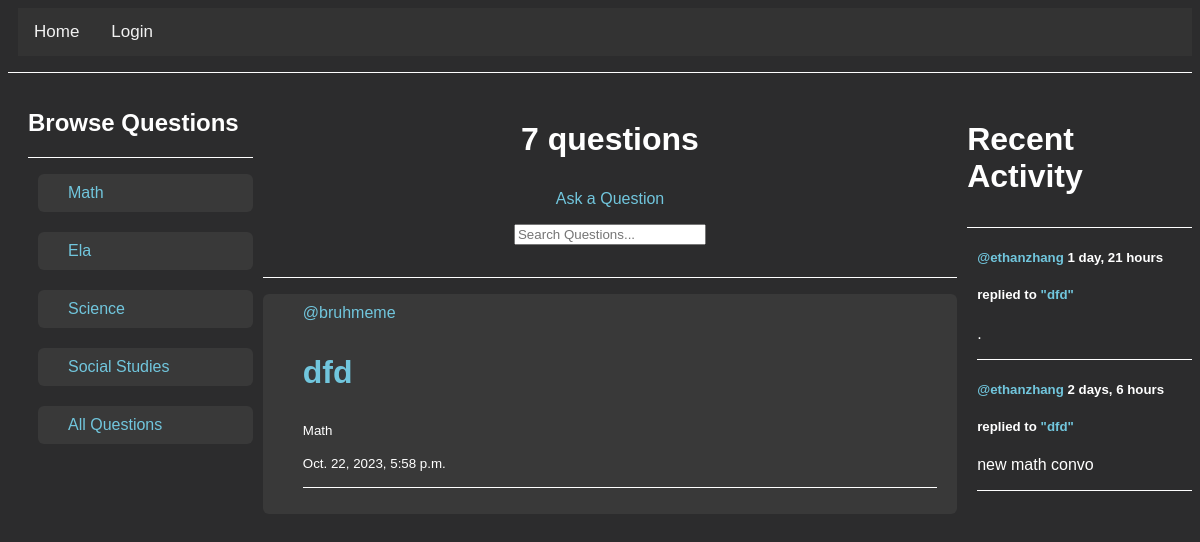
The page /question-list/?q=Math on the database as committed earlier.
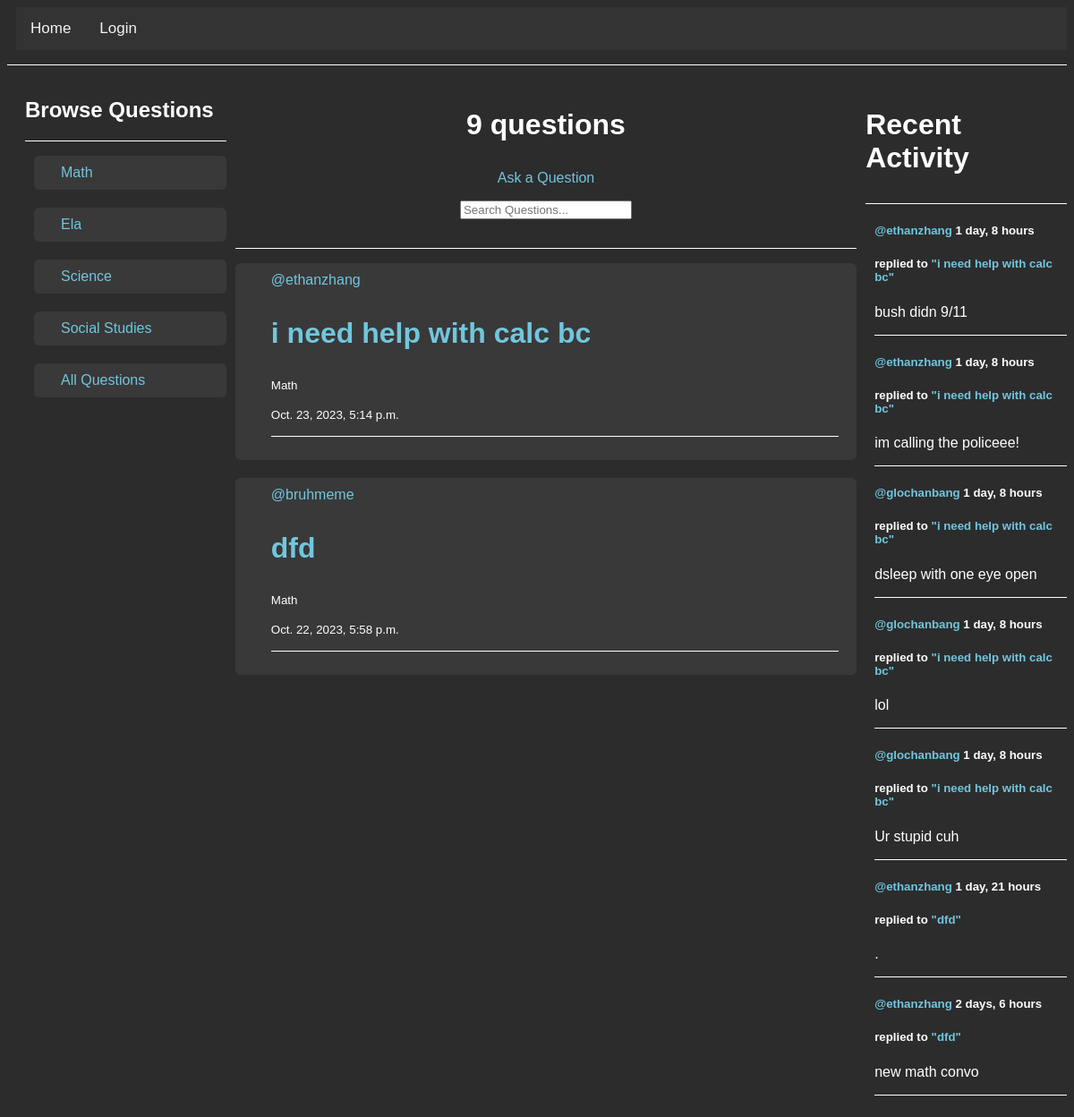
The same page on the database as committed later.
### questions/models.py (models this page shows)
class Question(models.Model):
    class Subject(models.TextChoices):
        MATH = 'Math'
        SCIENCE = 'Science'
        SOCIAL_STUDIES = 'Social Studies'
        ELA = 'Ela'
    author = models.ForeignKey(User, on_delete=models.SET_NULL, null=True)
    title = models.CharField(max_length=200)
    subject = models.CharField(max_length=20, choices = Subject.choices, null=False, blank=False )
    description = models.TextField(null=True, blank=True)
    participants = models.ManyToManyField(User, related_name='participants', blank=True)
    updated = models.DateTimeField(auto_now=True)
    created = models.DateTimeField(auto_now_add=True)
    def __str__(self):
        return self.title

class Response(models.Model):
    user = models.ForeignKey(User, on_delete=models.SET_NULL, null=True)
    question = models.ForeignKey(Question, on_delete=models.CASCADE)
    body = models.TextField()
    created = models.DateTimeField(auto_now_add=True)
    class Meta:
        ordering = ['-created']
    def __str__(self):
        return self.body[0:30]

### questions/views.py (the view)
# urls.py: path('question-list/', listQuestions, name='list-questions'),
def listQuestions(request):
    q = request.GET.get('q') if request.GET.get('q') != None else ''
    questions = Question.objects.filter(
        Q(subject__icontains = q) |
        Q(title__icontains = q) |
        Q(description__icontains = q)
        ).order_by('-created')
    count = Question.objects.count()
    responses = Response.objects.filter(Q(question__subject__icontains = q))
    context = {
        'questions': questions,
        'questions_count': count,
        'responses': responses
    }
    return render(request, 'questions/questions_list.html', context)

### questions/templates/questions/questions_list.html (shortened to what this page needs)
{% extends 'main.html' %}
{% block content %}
<div class="home-container">
    <article >
        <div class="media-body">
            <h2>Browse Questions</h2>
            <hr>
            <div class="media content-section">
                <a href="{% url 'list-questions' %}?q=Math">Math</a>
            </div>
            <div class="media content-section">
                <a href="{% url 'list-questions' %}?q=Ela">Ela</a>
            </div>
            <div class="media content-section">
                <a href="{% url 'list-questions' %}?q=Science">Science</a>
            </div>
            <div class="media content-section">
                <a href="{% url 'list-questions' %}?q=Social Studies">Social Studies</a>
            </div>
            <div class="media content-section">
                <a href="{% url 'list-questions' %}">All Questions</a>
            </div>
        </div>
    </article>
    <div>
        <center><h3>{{questions_count}} questions</h3></center>
        <center><a class="btn btn-outline-info mb-4" href="{% url 'create-question' %}">Ask a Question</a></center>
        <form method="GET" action="">
            <center><input type="text" name="q" placeholder="Search Questions..."></center>
        </form>
        <hr>
        {% include 'questions/feed_component.html' %}
    </div>
    <div>
        {% include 'questions/activity_component.html' %}
    </div>
</div>
{% endblock content %}

### questions/templates/questions/feed_component.html (shortened to what this page needs)
{% for question in questions %}
    <article class="media content-section">
            <div class = "media-body">
                <a href="{% url 'profile' question.author.id %}">@{{question.author.username}}</a>
                <h3><a href="{% url 'question' question.id %}">{{ question.title }}</a></h3>
                <small>{{question.subject}}</small><br><br>
                <small>{{ question.created }}</small>
                <hr>
            </div>
    </article>
{% endfor %}

### questions/templates/questions/activity_component.html
<h3>Recent Activity</h3>
<hr>
{% for message in responses %}
    <article classs="media content-section">
        <div class="media-body">
            <h5><a href="{% url 'profile' message.user.id %}">@{{ message.user }}</a> {{ message.created|timesince }}</h5>
            <h5>replied to <a href="{% url 'question' message.question.id %}">"{{ message.question }}"</a></h5>
            <p>{{ message }}</p>
            <hr>
        </div>
    </article>
{% endfor %}

Rows that differ between the two databases and show on the page:
added Question: author.username "ethanzhang", title "i need help with calc bc", subject "Math", created "Oct. 23, 2023, 5:14 p.m."
added Response: user "ethanzhang", created "1 day, 8 hours", question "i need help with calc bc", body "bush didn 9/11"
added Response: user "ethanzhang", created "1 day, 8 hours", question "i need help with calc bc", body "im calling the policeee!"
added Response: user "glochanbang", created "1 day, 8 hours", question "i need help with calc bc", body "dsleep with one eye open"
added Response: user "glochanbang", created "1 day, 8 hours", question "i need help with calc bc", body "lol"
added Response: user "glochanbang", created "1 day, 8 hours", question "i need help with calc bc", body "Ur stupid cuh"
Other text that changed with them:
{{ questions_count }}: "7" → "9"
